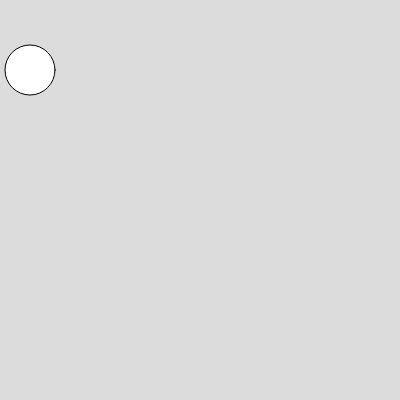
Frame 1 (no input)
Frame 60 (no input): identical to frame 1, image omitted
Frame 120 (the mouse pressed at the canvas centre since frame 60): identical to frame 1, image omitted

The p5.js sketch that drew this single still picture (run headless with seeded random() and noise() and a simulated clock; from frame 60 on, the mouse is pressed at the canvas centre):

// p5.js sketch
// ── sketch.js


function setup() {
  createCanvas(400, 400);
}

function draw() {
  background(220);
circle(30,70,50);
  
}
